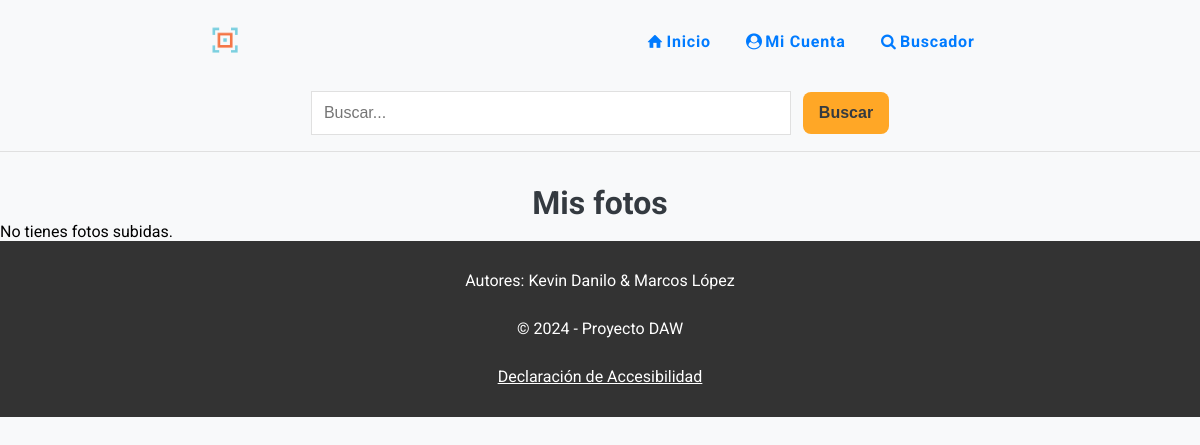
Before: /mis-fotos.php (signed in) with the older database file.
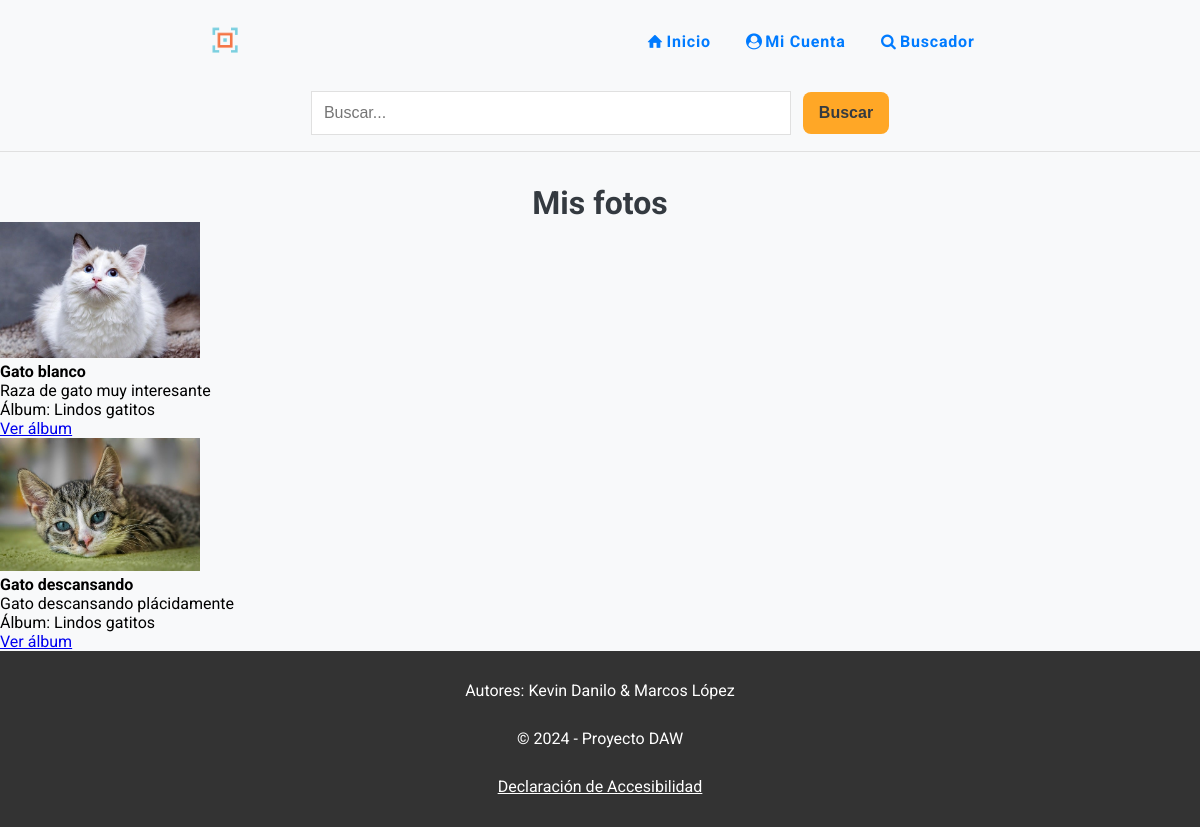
After: the same page with the newer database file.
### tables this page shows
CREATE TABLE `fotos` (
  `idFoto` int(11) NOT NULL,
  `titulo` varchar(255) NOT NULL,
  `descripcion` varchar(500) DEFAULT NULL,
  `fecha` date DEFAULT NULL,
  `pais` int(11) NOT NULL,
  `album` int(11) NOT NULL,
  `fichero` varchar(255) NOT NULL,
  `alternativo` varchar(255) DEFAULT NULL,
  `fRegistro` timestamp NOT NULL DEFAULT current_timestamp() ON UPDATE current_timestamp()
);

CREATE TABLE `albumes` (
  `idAlbum` int(11) NOT NULL,
  `titulo` varchar(255) NOT NULL,
  `descripcion` varchar(500) DEFAULT NULL,
  `usuario` int(11) NOT NULL
);

### mis-fotos.php (the view, shortened to what this page needs)
<?php
include "inc/html-start.php";
include "inc/cabecera.php";
include "inc/conexion-db.php";
$usuarioId = $_SESSION['idUsuario'];
$sql = "SELECT Fotos.*, Albumes.titulo AS AlbumTitulo
        FROM fotos
        INNER JOIN albumes ON fotos.album = albumes.idAlbum
        WHERE albumes.usuario = ?";
$stmt = $conn->prepare($sql);
$stmt->bind_param("i", $usuarioId);
$stmt->execute();
$result = $stmt->get_result();
?>
<main>
  <h1>Mis fotos</h1>
  <?php if ($result->num_rows > 0): ?>
    <ul>
      <?php while ($foto = $result->fetch_assoc()): ?>
        <li>
          <img src="fotos/<?= htmlspecialchars($foto['fichero'], ENT_QUOTES, 'UTF-8'); ?>"
               alt="<?= htmlspecialchars($foto['titulo'], ENT_QUOTES, 'UTF-8'); ?>"
               style="max-width: 200px; height: auto;"><br>
          <strong><?= htmlspecialchars($foto['titulo']) ?></strong><br>
          <?= htmlspecialchars($foto['descripcion']) ?><br>
          Álbum: <?= htmlspecialchars($foto['AlbumTitulo']) ?><br>
          <a href="ver-album.php?id=<?= $foto['album'] ?>">Ver álbum</a>
        </li>
      <?php endwhile; ?>
    </ul>
  <?php else: ?>
    <p>No tienes fotos subidas.</p>
  <?php endif; ?>
</main>
<?php
include "inc/pie.php";
include "inc/html-end.php";
?>

### inc/html-start.php (shortened to what this page needs)
<?php
$estilo = 'styles.css';
?>
<!DOCTYPE html>
<html lang="es">
<head>
    <link rel="stylesheet" href="css/styles.css">
    <link rel="stylesheet" href="css/<?= $estilo ?>?v=<?= time(); ?>" title="Estilo seleccionado">
    <link rel="stylesheet" href="css/print.css" media="print">
    <link rel="stylesheet" href="css/fontello.css">
</head>
<body>

### inc/cabecera.php (shortened to what this page needs)
<?php
if (isset($_SESSION['usuario'])) {
    $usuarioIdentificado = true;
} elseif (isset($_COOKIE['usu']) && isset($_COOKIE['pwd'])) {
    $_SESSION['usuario'] = $_COOKIE['usu'];
    $usuarioIdentificado = true;
} else {
    $usuarioIdentificado = false;
    unset($_SESSION['usuario']);
    $estilo = 1;
}
?>
<header>
  <div>
    <a href="index.php"><img src="img/logo1.png" alt="logo"></a>
    <nav>
      <ul>
        <?php if ($usuarioIdentificado): ?>
          <li><a href="identificado.php"><span class="icon-home"></span>Inicio</a></li>
          <li><a href="menu-usuario.php"><span class="icon-user-circle"></span>Mi Cuenta</a></li>
        <?php else: ?>
          <li><a href="index.php"><span class="icon-home"></span>Inicio</a></li>
          <li><a href="registro.php"><span class="icon-user-plus"></span>Regístrate</a></li>
          <li><a href="login.php"><span class="icon-login"></span>Iniciar sesión</a></li>
        <?php endif; ?>
        <li><a href="busqueda.php"><span class="icon-search"></span>Buscador</a></li>
      </ul>
    </nav>
  </div>
  <form action="resultado.php" method="get" id="form-search">
    <input type="search" name="q" placeholder="Buscar..." required>
    <button class="btn-search" type="submit">Buscar</button>
</form>
</header>

### inc/pie.php
<footer class="container-footer">
    <p>Autores: Kevin Danilo & Marcos López</p>
    <p>&copy; 2024 - Proyecto DAW</p>
    <P><a href="accesibilidad.php">Declaración de Accesibilidad</a></P>
  </footer>

### inc/html-end.php
</body>
</html>

### css/styles.css (style rules this page uses)
* { margin: 0; padding: 0; box-sizing: border-box; }
body { min-height: 100dvh; font-family: "Roboto", sans-serif; background-color: var(--background-color); }
img { height: auto; max-width: 100%; }
header { padding: 1em; border-bottom: 1px solid var(--border-color); }
header img { width: 2em; }
body>main>h1, h2 { text-align: center; color: var(--text-color); margin: 1em 0; }
@media screen and (width >=600px) { body>main>h1 { margin: 1em 0 0 0; } }
@media screen and (width >=768px) { header>div { display: flex; justify-content: space-around; align-items: center; } }
@media screen and (width >=768px) { nav>ul { display: flex; max-height: none; background-color: var(--background-color); box-shadow: none; } }
@media screen and (width >=768px) { #form-search input[type="search"] { width: 30em; font-size: 1em; } }
@media screen and (width >=768px) { .btn-search { font-size: 1em; } }

### css/print.css (style rules this page uses)
* { background-color: var(--color-blanco); color: var(--color-negro); margin: 0; padding: 0; }
body { font-family: Arial, sans-serif; font-size: 12pt; }
header { display: none; }
a { color: var(--color-azul); text-decoration: underline; }
a::after { content: attr(href); }
img { width: 100%; height: 380px; object-fit: cover; }
p { text-align: left; }

### css/variables.css (style rules this page uses)
:root { --primary-color: #007BFF; --secondary-color: #FFA726; --accent-color: #66BB6A; --background-color: #F8F9FA; --text-color: #343A40; --card-background-color: #ffffff; --image-card-background: #f0f0f5; --hover-primary: #0056b3; --hover-secondary: #e68a00; --shadow-color: rgba(0, 0, 0, .1); --border-color: #E0E0E0; --success-color: #28a745; --error-color: #dc3545; --color-blanco: #ffffff; --color-negro: #000000; --color-azul: #0000ff; --contrast-primary-color: #0A2463; --contrast-hover-primary: #051C47; --dark-background-color: #121212; --dark-primary-color: #6EA8FF; --dark-secondary-color: #FFB74D;; --dark-text-primary: rgba(255, 255, 255, 0.87); --dark-card-background-color: #1E1E1E; --dark-image-card-background: #2A2A2E; --dark-hover-primary: #85B8FF; --dark-hover-secondary: #FFC266; --dark-shadow-color: rgba(255, 255, 255, .1); }

Changed rows visible on the page:
added fotos: fichero (picture), titulo "Gato blanco", descripcion "Raza de gato muy interesante", album.titulo "Lindos gatitos"
added fotos: fichero (picture), titulo "Gato descansando", descripcion "Gato descansando plácidamente", album.titulo "Lindos gatitos"
Other visible differences:
text no longer shown: "No tienes fotos subidas."
